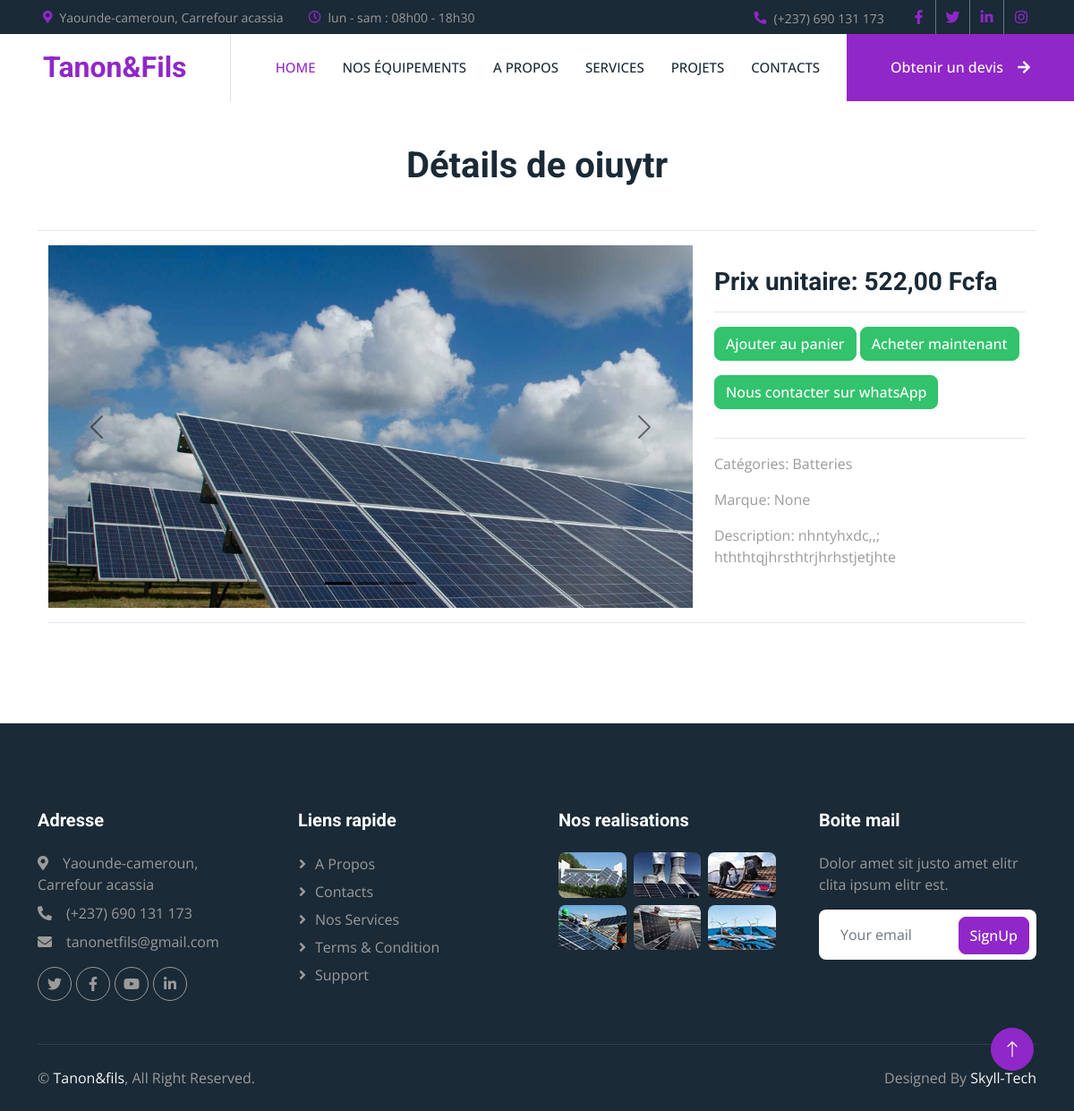
Screenshot of /details_article/8/ with the database file from the repository.
### Dashboard/models.py (models this page shows, shortened)
class Article(models.Model):
    DISPONIBLE = 'disponible'
    NON_DISPONIBLE = 'non disponible'
    CHOIX_STATUT = [(DISPONIBLE,'Disponible'), (NON_DISPONIBLE, 'Non disponible'),]  # liste de tuple pour le choix du statut d'un article
    Nom_article = models.CharField(max_length=50, unique=True)
    Marque_atc = models.CharField(max_length=25, blank=True, null=True)
    Categorie_atc = models.ForeignKey(Categorie, on_delete=models.CASCADE)
    Quantite_atc = models.IntegerField(validators=[MinValueValidator(0)], blank=True, null = True)
    Prix_atc = models.DecimalField(max_digits=10, decimal_places=2, null=True, blank=True)
    Description1_atc = models.CharField(max_length=256, blank=True, null = True)
    Description2_atc = models.TextField(blank=True, null = True)
    Image1_atc = models.ImageField(upload_to='images_articles/', blank=True, null=True)
    Image2_atc = models.ImageField(upload_to='images_articles/', blank=True, null=True)
    Image3_atc = models.ImageField(upload_to='images_articles/', blank=True, null=True)
    Image4_atc = models.ImageField(upload_to='images_articles/', blank=True, null=True)

class Categorie(models.Model):
    Nom_categorie = models.CharField(max_length=25, unique=True)
    Nb_article = models.IntegerField(default=0)
    def __str__(self):
        return f"{self.Nom_categorie}"

### Home/views.py (the view)
# urls.py: path("details_article/<int:article_id>/",views.Details_article, name="details_article"),
def Details_article(request, article_id):
    article = get_object_or_404(Article, id = article_id)
    articles = Article.objects.all()
    categories = Categorie.objects.all()
    context = {'article':article, 'articles':articles, 'categories':categories}
    return render(request, 'home/details_article.html',context)

### Home/templates/home/details_article.html (shortened to what this page needs)
{% extends 'home/base.html' %}
{% load static %}
{% load humanize %}
{% block content %}
  <div class="container-xxl py-5" id="services">
    <div class="container">
      <div class="text-center mx-auto mb-5 wow fadeInUp" data-wow-delay="0.1s" style="max-width: 600px">
        <h1 class="mb-4">Détails de {{ article.Nom_article }}</h1>
      </div>
    <hr>
      <div class="container">
        <div class="row">
          <div class="col-md-8 ">
            <div id="carouselExampleDark" class="carousel carousel-dark slide" data-bs-ride="carousel">
              <div class="carousel-indicators">
                <button type="button" data-bs-target="#carouselExampleDark" data-bs-slide-to="0" class="active" aria-current="true" aria-label="Slide 1"></button>
                <button type="button" data-bs-target="#carouselExampleDark" data-bs-slide-to="1" aria-label="Slide 2"></button>
                <button type="button" data-bs-target="#carouselExampleDark" data-bs-slide-to="2" aria-label="Slide 3"></button>
              </div>
              <div class="carousel-inner">
                {% if article.Image1_atc %}
                <div class="carousel-item active" data-bs-interval="10000">
                  <img src="{{ article.Image1_atc.url }}" alt="image de l'article" class="d-block w-100"/>
                  <div class="carousel-caption d-none d-md-block">
                  </div>
                </div>
                {% endif %}
              </div>
              <button class="carousel-control-prev" type="button" data-bs-target="#carouselExampleDark" data-bs-slide="prev">
                <span class="carousel-control-prev-icon" aria-hidden="true"></span>
              </button>
              <button class="carousel-control-next" type="button" data-bs-target="#carouselExampleDark" data-bs-slide="next">
                <span class="carousel-control-next-icon" aria-hidden="true"></span>
              </button>
            </div>
          </div>
          <div class="col-8 col-md-4 mt-4">
                  <h3 class="m-lg-0 m-3"> Prix unitaire: {{article.Prix_atc|intcomma}} Fcfa</h3>
                  <hr class="w-100">
                  <div class="d-grid gap-2 d-md-block">
                    <button class="btn btn-primary mb-3" type="button">Ajouter au panier</button>
                    <button class="btn btn-primary mb-3" type="button">Acheter maintenant</button>
                    <a class="btn btn-primary mb-3" href="https://wa.me/237657099175" target = "blank">Nous contacter sur whatsApp</a>
                  </div>
                  <hr>
                <p>Catégories: {{article.Categorie_atc}} </p>
                <p>Marque: {{article.Marque_atc}} </p>
                <p>Description: {{article.Description1_atc}} </p>
          </div>
        </div>
        <hr>
      </div>
    </div>
  </div>
{% endblock %}

### Home/statics/css/style.css (style rules this page uses)
:root { --primary: #9027c8; --light: #F6F7F8; --dark: #1A2A36; }
.btn { font-weight: 500; transition: .5s; }
.btn.btn-primary, .btn.btn-outline-primary:hover { color: #FFFFFF; }

### rows the page displays
Article: Nom_article "oiuytr", Image1_atc (picture), Prix_atc "522,00", Categorie_atc "Batteries", Marque_atc "None", Description1_atc "nhntyhxdc,,; hththtqjhrsthtrjhrhstjetjhte"
